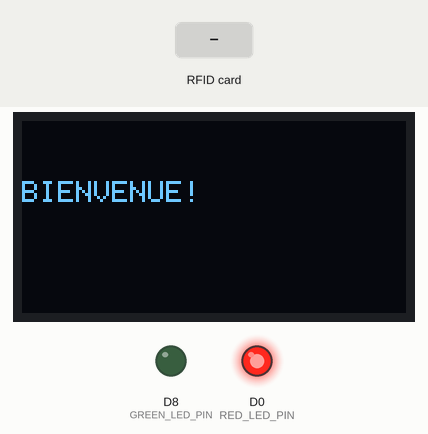
This sketch was run on a simulated ESP8266 (NodeMCU). Shown: 128×64 one-colour display, output pins drawn as LEDs (lit = HIGH). The test bench sets the inputs (shaded band). WiFi joins after 1.5 s; servers stay silent unless stated; what the sketch prints to the serial monitor is not drawn.

Above: at 5.4 s.
5.5 s: RFID card 17 91 93 71 76 held to the reader
At 6.8 s:
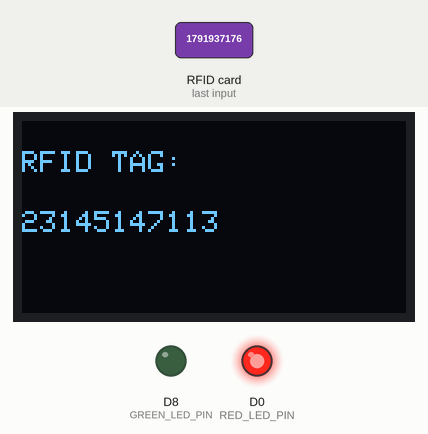
At 12.0 s:
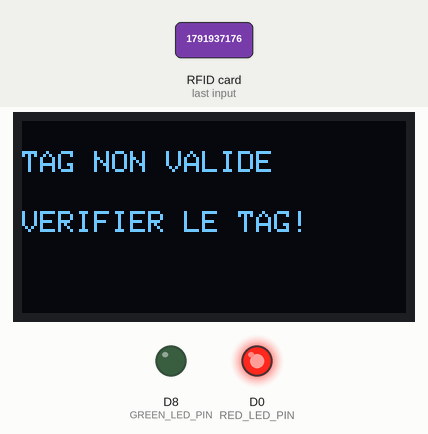
Timing chart, 0 to 13.5 s (numbered marks = the images above; inputs shaded):
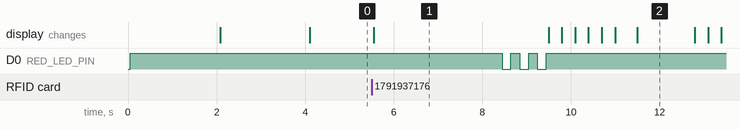

The sketch:

code_final.ino
```cpp
#include <Wire.h>
#include <Adafruit_GFX.h>
#include <Adafruit_SSD1306.h>
#include <ESP8266WiFi.h>
#include <SPI.h>
#include <MFRC522.h>

#define SCREEN_WIDTH 128 // OLED display width, in pixels
#define SCREEN_HEIGHT 64 // OLED display height, in pixels

// Declaration for an SSD1306 display connected to I2C (SDA, SCL pins)
Adafruit_SSD1306 display(SCREEN_WIDTH, SCREEN_HEIGHT, &Wire, -1);


const char* ssid = "......";
const char* password = ".........";


const char* host = "192.168.43.54";
const uint16_t port = 17;

constexpr uint8_t RST_PIN = D3;
constexpr uint8_t SS_PIN = D4;

const uint8_t RED_LED_PIN = D0;
const uint8_t GREEN_LED_PIN = D8;


MFRC522 rfid(SS_PIN, RST_PIN);
MFRC522::MIFARE_Key key;

void displayWelcomeMessage() {
  display.clearDisplay();
  display.setTextSize(1);
  display.setTextColor(WHITE);
  display.setCursor(0, 20);
  // Display static text
  display.println("BIENVENUE!");
  display.display();
  delay(100);
}

void scrollWelcomeMessage() {
  // Scroll in various directions, pausing in-between:
  display.startscrollright(0x00, 0x0F);
  delay(2000);
  display.stopscroll();
  delay(1000);
  display.startscrollleft(0x00, 0x0F);
  delay(2000);
  display.stopscroll();
  delay(1000);
  display.startscrolldiagright(0x00, 0x07);
  delay(2000);
  display.startscrolldiagleft(0x00, 0x07);
  delay(2000);
  display.stopscroll();
  delay(1000);
}
String tag1 ;
void setup() {
  Serial.begin(9600);
  SPI.begin();
  rfid.PCD_Init();

  pinMode(RED_LED_PIN, OUTPUT); // Définir la broche rouge comme une sortie
  pinMode(GREEN_LED_PIN, OUTPUT); // Définir la broche verte comme une sortie

  digitalWrite(RED_LED_PIN, HIGH); // Allumer la LED rouge par défaut

  WiFi.begin(ssid, password);
  while (WiFi.status() != WL_CONNECTED) {
    delay(1000);
    Serial.println("Connecting to WiFi...");
  }
  Serial.println("Connected to WiFi!");


  if(!display.begin(SSD1306_SWITCHCAPVCC, 0x3C)) { // Address 0x3D for 128x64
    Serial.println(F("SSD1306 allocation failed"));
    for(;;);
  }
  delay(2000);
  displayWelcomeMessage();
}


void loop() {
  static unsigned long tagReadTime = 0; // variable to store the tag read time
  static bool tagValid = false; // variable to store if the tag is valid or not
  String tag = ""; // declare the tag variable here
  if (!rfid.PICC_IsNewCardPresent()) {
    return;
  }

  if (rfid.PICC_ReadCardSerial()) {
    String tag = "";

    for (byte i = 0; i < 4; i++) {
      tag += rfid.uid.uidByte[i];
    }
    Serial.println(tag);
    rfid.PICC_HaltA();
    rfid.PCD_StopCrypto1();

    // OLED display message
    display.clearDisplay();
    display.setTextSize(1);
    display.setTextColor(WHITE);
    display.setCursor(0, 10);
    display.println("RFID TAG:");
    display.setCursor(0, 30);
    display.println(tag);
    display.display();

    // Send data to server
 WiFiClient client;
  if (client.connect(host, port)) {
    client.print(tag);
    client.print(",");
    client.print("hello world");
    client.print(",");
    client.print(123);
    client.flush();
    Serial.println("Sent data to server!");
    // wait for response from server

    while (client.connected() && !client.available());
    if (client.available()) {
      String response = client.readStringUntil('\n');
      Serial.println("Response from server: " + response);
      tag1 = response; // first variable
      String tag2 = tag; // second variable
      Serial.println("tag1: " + tag1);
      Serial.println("tag2: " + tag2);

      // Split the response string based on delimiter ','
    }
    client.stop();
  } else {
    Serial.println("Failed to connect to server.");
  }


    tagReadTime = millis(); // store the tag read time

    // turn on appropriate LED based on tag value


     if (tag1 =="Green" )
          {digitalWrite(RED_LED_PIN, LOW);
          digitalWrite(GREEN_LED_PIN, HIGH);
          delay(1000); // Attendre une seconde
          digitalWrite(GREEN_LED_PIN, LOW); // Éteindre la LED verte
          for (int i = 0; i < 3; i++) { // Faire clignoter la LED verte 3 fois
            digitalWrite(GREEN_LED_PIN, HIGH);
            delay(200);
            digitalWrite(GREEN_LED_PIN, LOW);
            delay(200);
                                    }
                tagValid = true;
                digitalWrite(RED_LED_PIN, HIGH);
          }


       else {
      digitalWrite(GREEN_LED_PIN, LOW);
      digitalWrite(RED_LED_PIN, HIGH);
      delay(1000); // Attendre une seconde
      digitalWrite(RED_LED_PIN, LOW); // Éteindre la LED verte
      for (int i = 0; i < 3; i++) { // Faire clignoter la LED verte 3 fois
        digitalWrite(RED_LED_PIN, HIGH);
        delay(200);
        digitalWrite(RED_LED_PIN, LOW);
        delay(200);
      }
      tagValid = false;
      digitalWrite(RED_LED_PIN, HIGH);
    }

    if (tagValid) {
    display.clearDisplay();
    display.setTextSize(1);
    display.setTextColor(WHITE);
     if (tag == "384148168") {
      Serial.println("Tag Valid Owner Ali: " + tag);
      display.setCursor(0, 10);
      display.println("Tag Valid Owner ");
      display.setCursor(0, 20);
      display.println("Ali :");
      display.setCursor(0, 30);
      display.println(tag);
      display.display();
      delay(3000); }
       else if (tag == "1791937176") {
          Serial.println("Tag Valid Owner Melek: " + tag);
          display.setCursor(0, 10);
          display.println("Tag Valid Owner ");
          display.setCursor(0, 20);
          display.println("Melek :");
          display.setCursor(0, 30);
          display.println(tag);
          display.display();
          delay(4000);    }
           else if (tag == "323821322") {
              Serial.println("Tag Valid Owner Mr Mourad: " + tag);
              display.setCursor(0, 10);
              display.println("Tag Valid Owner ");
              display.setCursor(0, 20);
              display.println("Mr Mourad :");
              display.setCursor(0, 30);
              display.println(tag);
              display.display();
              delay(4000);    }}
    else {
    display.clearDisplay();
    display.setTextSize(1);
    display.setTextColor(WHITE);
    if (tag == "18650145128"){
                    Serial.println("Tag invalide : " + tag);
                    display.setCursor(0, 10);
                    display.println("Unknown Person :");
                    display.setCursor(0, 30);
                    display.println(tag);
                    display.display();
                    delay(4000);   }}
    } else          {
                    Serial.println("Tag invalide : " + tag);
                    display.setCursor(0, 10);
                    display.println("Unknown Person :");
                    display.setCursor(0, 30);
                    display.println(tag);
                    display.display();
                    delay(4000);   }

// check if it's time to display "BIENVENUE!" message again
  if (tagReadTime != 0 && millis() - tagReadTime < 10000) {
    display.clearDisplay();
    display.setTextSize(1);
    display.setTextColor(WHITE);
    if (tagValid) {
      display.setCursor(0, 10);
      display.println("TAG VALIDE");
      display.setCursor(0, 30);
      display.println("BIENVENUE!");
      display.display();
    } else {
      display.setCursor(0, 10);
      display.println("TAG NON VALIDE");
      display.setCursor(0, 30);
      display.println("VERIFIER LE TAG!");
      display.display();
    }
    display.display();
    scrollWelcomeMessage();
  }
}
```

Measured:
- after the input at 5.5 s, D0 (RED_LED_PIN): alternates HIGH for 0.20 s and LOW for 0.20 s, 6 changes in all, then stays HIGH, starting after 2.9 s; the display: changes at once (image 1)
- what the display in image 1 shows lasts 4.0 s, from 5.5 s to 9.5 s
